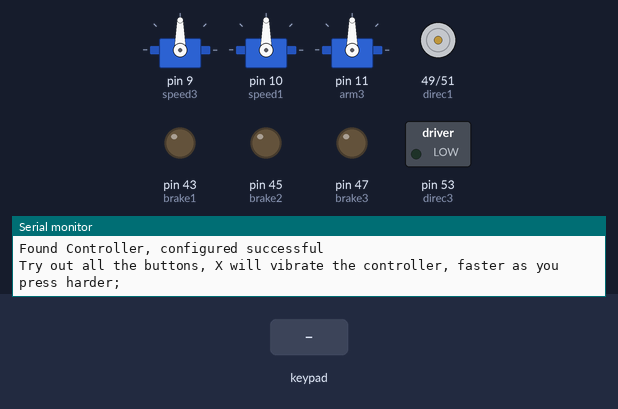
A sketch run on a simulated Arduino Mega 2560, built with avr-gcc and run on an emulated ATmega2560. Parts: 3 × servo, motor-driver pin pairs drawn as motors (green arrow = first pin HIGH = forward, orange = second pin HIGH = backward, longer = more drive), switched loads named in the sketch (green lamp = pin HIGH), output pins drawn as LEDs (lit = HIGH), the last lines printed to the serial monitor. The test bench sets the inputs (shaded band). Pins used as bus, display or sensor lines are not drawn.

Above: at 0.01 s.
At 1.2 s:
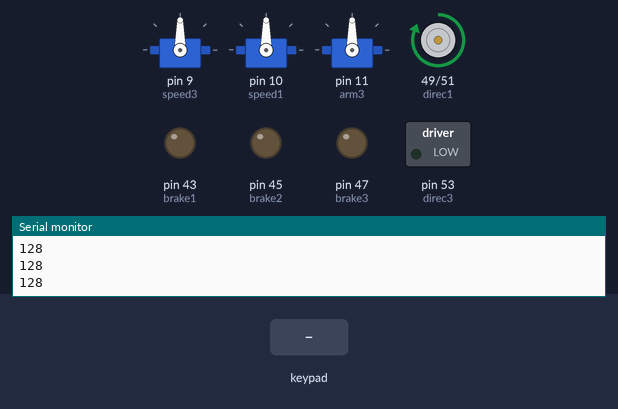
1.3 s: key 'U' pressed
2.9 s: key 'D' pressed
4.5 s: key 'L' pressed
Timing chart, 0 to 7.5 s (numbered marks = the images above; inputs shaded):
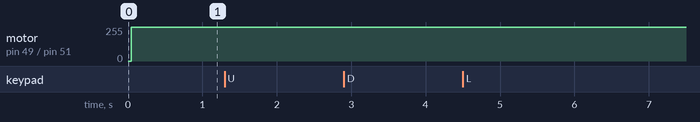

The sketch:

PS2_Analog.ino
```cpp
#include <PS2X_lib.h>  //for v1.6
#include <Servo.h>

Servo arm,gripper,arm3,arm1,arm2;
PS2X ps2x; // create PS2 Controller Class
int i;
//right now, the library does NOT support hot pluggable controllers, meaning
//you must always either restart your Arduino after you conect the controller,
//or call config_gamepad(pins) again after connecting the controller.
int error = 0;
byte type = 0;
byte vibrate = 0;
int lx,ly,rx,ry;
int brake1 = 43;
int direc1 = 49;
int brake2 = 45;
int brake3 = 47;
int direc2=51;
int direc3 = 53;
int speed1 = 10;
int speed2 = 8;
int speed3 = 9;
int mtr1;
int mtr2;
int mtr3;


void setup()
{

  pinMode(brake1,OUTPUT);
  pinMode(direc1,OUTPUT);
  pinMode(speed1,OUTPUT);
  pinMode(brake2,OUTPUT);
  pinMode(direc2,OUTPUT);
  pinMode(speed2,OUTPUT);
  pinMode(brake3,OUTPUT);
  pinMode(direc3,OUTPUT);
  pinMode(speed3,OUTPUT);
  Serial.begin(57600);
 arm.attach(9);
 gripper.attach(10);
 arm3.attach(11);
digitalWrite(brake1,LOW);
digitalWrite(brake2,LOW);
digitalWrite(brake3,LOW);
digitalWrite(direc1,LOW);
digitalWrite(direc2,LOW);
digitalWrite(direc3,LOW);
digitalWrite(speed2,LOW);
digitalWrite(speed3,LOW);
mtr1=0;
mtr2=0;
mtr3=0;
 //CHANGES for v1.6 HERE!!! **************PAY ATTENTION*************

 error = ps2x.config_gamepad(8,9,10,11, false, false);   //setup pins and settings:  GamePad(clock, command, attention, data, Pressures?, Rumble?) check for error

 if(error == 0){
   Serial.println("Found Controller, configured successful");
   Serial.println("Try out all the buttons, X will vibrate the controller, faster as you press harder;");
  Serial.println("holding L1 or R1 will print out the analog stick values.");
  Serial.println("Go to www.billporter.info for updates and to report bugs.");
 }

  else if(error == 1)
   Serial.println("No controller found, check wiring, see readme.txt to enable debug. visit www.billporter.info for troubleshooting tips");

  else if(error == 2)
   Serial.println("Controller found but not accepting commands. see readme.txt to enable debug. Visit www.billporter.info for troubleshooting tips");

  else if(error == 3)
   Serial.println("Controller refusing to enter Pressures mode, may not support it. ");

    Serial.print(ps2x.Analog(1), HEX);

   type = ps2x.readType();
     switch(type) {
       case 0:
        Serial.println("Unknown Controller type");
       break;
       case 1:
        Serial.println("DualShock Controller Found");
       break;
       case 2:
         Serial.println("GuitarHero Controller Found");
       break;
     }

}

void loop(){
   /* You must Read Gamepad to get new values
   Read GamePad and set vibration values
   ps2x.read_gamepad(small motor on/off, larger motor strenght from 0-255)
   if you don't enable the rumble, use ps2x.read_gamepad(); with no values

   you should call this at least once a second
   */

  error = ps2x.config_gamepad(8,9,10,11, true, true);

 if(error == 1) //skip loop if no controller found
  return;

 if(type == 2)
 { //Guitar Hero Controller

   ps2x.read_gamepad();          //read controller

   return;
 }

 else { //DualShock Controller

    ps2x.read_gamepad(false, vibrate);          //read controller and set large motor to spin at 'vibrate' speed

    if(ps2x.Button(PSB_START))                   //will be TRUE as long as button is pressed
         Serial.println("Start is being held");
    if(ps2x.Button(PSB_SELECT))
         Serial.println("Select is being held");


     if(ps2x.Button(PSB_PAD_UP)) {         //will be TRUE as long as button is pressed
       //digitalWrite(8,HIGH);
       //digitalWrite(9,HIGH);
       //digitalWrite(10,HIGH);
       Serial.println("Up held this hard: ");
       //Serial.println(ps2x.Analog(PSAB_PAD_UP), DEC);
      }
      else if(ps2x.Button(PSB_PAD_RIGHT)){
       Serial.println("Right held this hard: ");
        //Serial.println(ps2x.Analog(PSAB_PAD_RIGHT), DEC);
      }
      else if(ps2x.Button(PSB_PAD_LEFT)){
       Serial.println("LEFT held this hard: ");
        //Serial.println(ps2x.Analog(PSAB_PAD_LEFT), DEC);
      }
      else if(ps2x.Button(PSB_PAD_DOWN)){
          // digitalWrite(8,LOW);
       //digitalWrite(9,LOW);
       //digitalWrite(10,LOW);
       Serial.println("DOWN held this hard: ");
    // Serial.println(ps2x.Analog(PSAB_PAD_DOWN), DEC);
      }

      vibrate = ps2x.Analog(PSAB_BLUE);        //this will set the large motor vibrate speed based on
                                             //how hard you press the blue (X) button

    if (ps2x.NewButtonState())               //will be TRUE if any button changes state (on to off, or off to on)
    {


        if(ps2x.Button(PSB_L3))

           Serial.println("L3 pressed");
        if(ps2x.Button(PSB_R3))
         Serial.println("R3 pressed");
        if(ps2x.Button(PSB_L2))
        { Serial.println("L2 pressed");
      //  runmotor();
      }
        if(ps2x.Button(PSB_R2))
        {//stopmotor();
         Serial.println("R2 pressed");}
        if(ps2x.Button(PSB_GREEN))
         Serial.println("Triangle pressed");

    }


    if(ps2x.ButtonPressed(PSB_RED))             //will be TRUE if button was JUST pressed
         {Serial.println("Circle just pressed");
         }

    if(ps2x.ButtonReleased(PSB_PINK))             //will be TRUE if button was JUST released
         {Serial.println("Square just released");
      }

    if(ps2x.NewButtonState(PSB_BLUE))            //will be TRUE if button was JUST pressed OR released
    {     Serial.println("X just changed");
          mtr1+=10;
          mtr2=0;
          mtr3=0;
          analogWrite(speed1,mtr1);
          analogWrite(speed2,mtr2);
          analogWrite(speed3,mtr3);
    }
    if(ps2x.NewButtonState(PSB_PINK))
    {
      Serial.println("X just changed");
          mtr1-=10;
          mtr2=0;
          mtr3=0;
          analogWrite(speed1,mtr1);
          analogWrite(speed2,mtr2);
          analogWrite(speed3,mtr3);
    }


    if(lx!=ps2x.Analog(PSS_LX)||ly!=ps2x.Analog(PSS_LY)||rx!=ps2x.Analog(PSS_RX)||ry!=ps2x.Analog(PSS_RY))
      {
        Serial.print("Stick Values : ");
        Serial.print(ps2x.Analog(PSS_LY), DEC); //Left stick, Y axis. Other options: LX, RY, RX
        Serial.print(",");
        Serial.print(ps2x.Analog(PSS_LX), DEC);
        Serial.print(",");
        Serial.print(ps2x.Analog(PSS_RY), DEC);
        Serial.print(",");
        //Serial.print(rx);
        Serial.println(ps2x.Analog(PSS_RX));
       }


      }

    lx=ps2x.Analog(PSS_LX);
    ly=ps2x.Analog(PSS_LY);
    rx=ps2x.Analog(PSS_RX);
    ry=ps2x.Analog(PSS_RY);
    analogWrite(speed1,int(ly));
    digitalWrite(brake1,LOW);
    digitalWrite(direc1,HIGH);
    Serial.println(int(ly));
    /*
    gripper.write(map(lx,0,255,0,180));
    arm.write(map(ry,0,255,0,180));
    */
    /*
    if(ps2x.ButtonPressed(PSB_RED))
    {
      for(i=10;i<=90;i++)
      {
        arm.write(i);
        delay(5);
      }
      for(i=0;i<=140;i++)
      {
        gripper.write(i);
        delay(5);
      }
      for(i=90;i>=10;i--)
      {
        arm.write(i);
        delay(5);
      }
      for(i=140;i>=0;i--)
      {
        gripper.write(i);
        delay(5);
      }
    }
    */
    delay(100);
}

//arm1  l

/*void runmotor()
{
  analogWrite(speedy,255);
}
void stopmotor()
{
  analogWrite(speedy,0);
}*/
```
